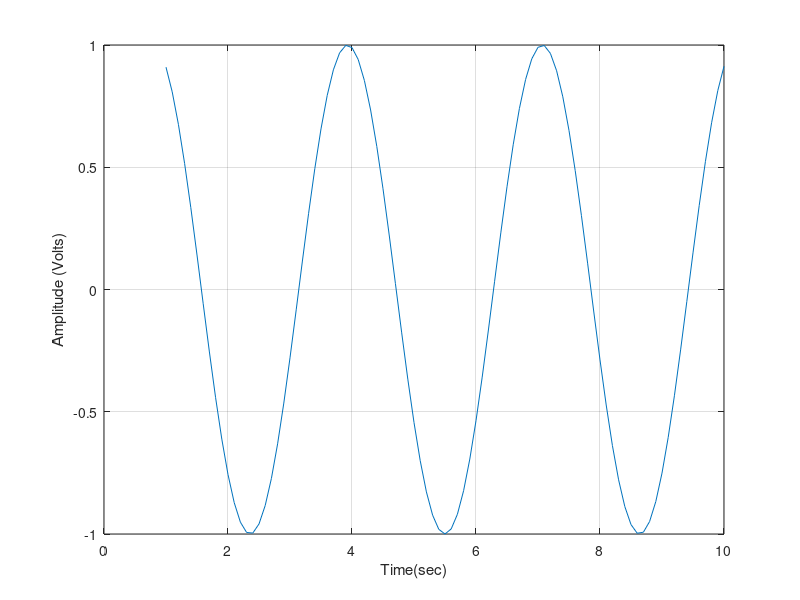

MATLAB code to generate this figure:
clc; clear; close all;
x = 1:0.1:10;
y = sin(2*x);

figure
plot(x, y)
grid on
xlabel('Time(sec)')
ylabel('Amplitude (Volts)')